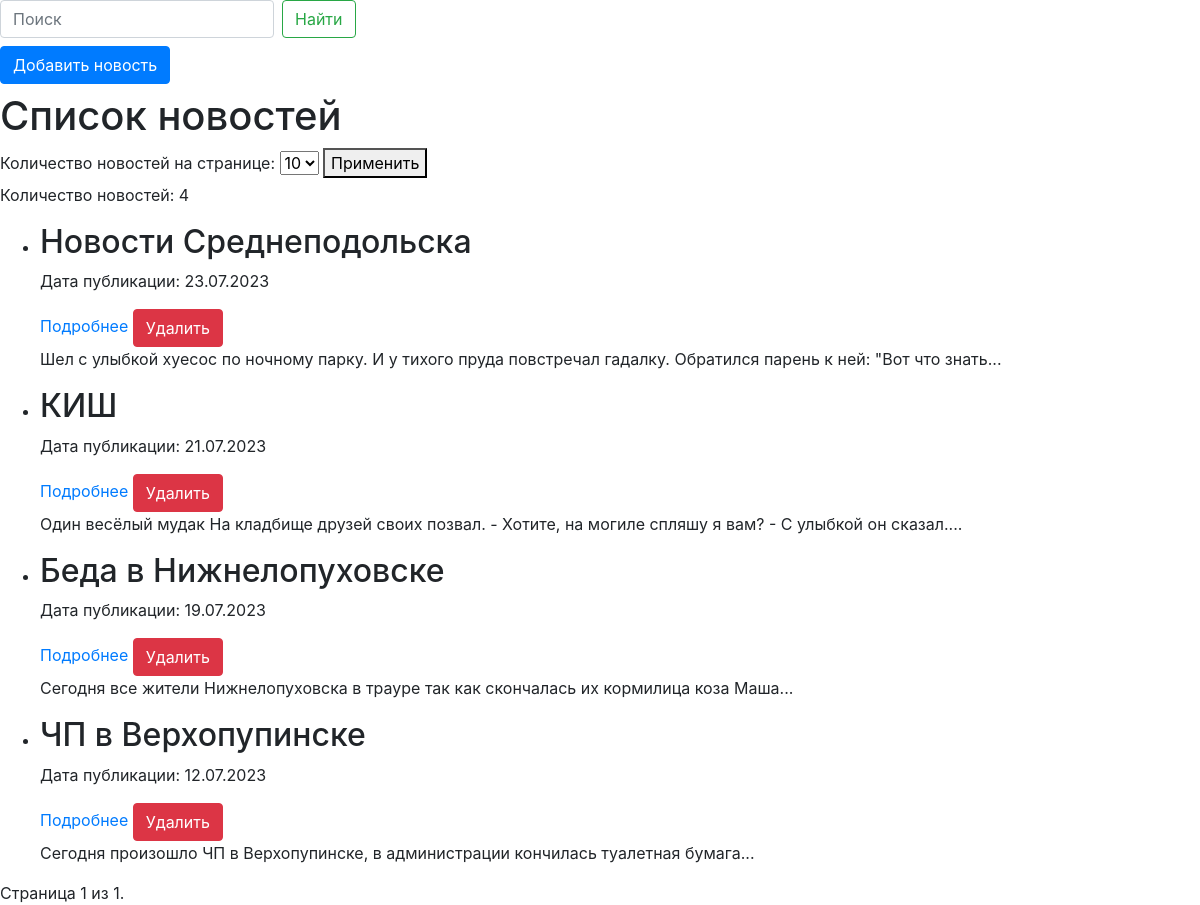
The page /news/ on the database as committed earlier.
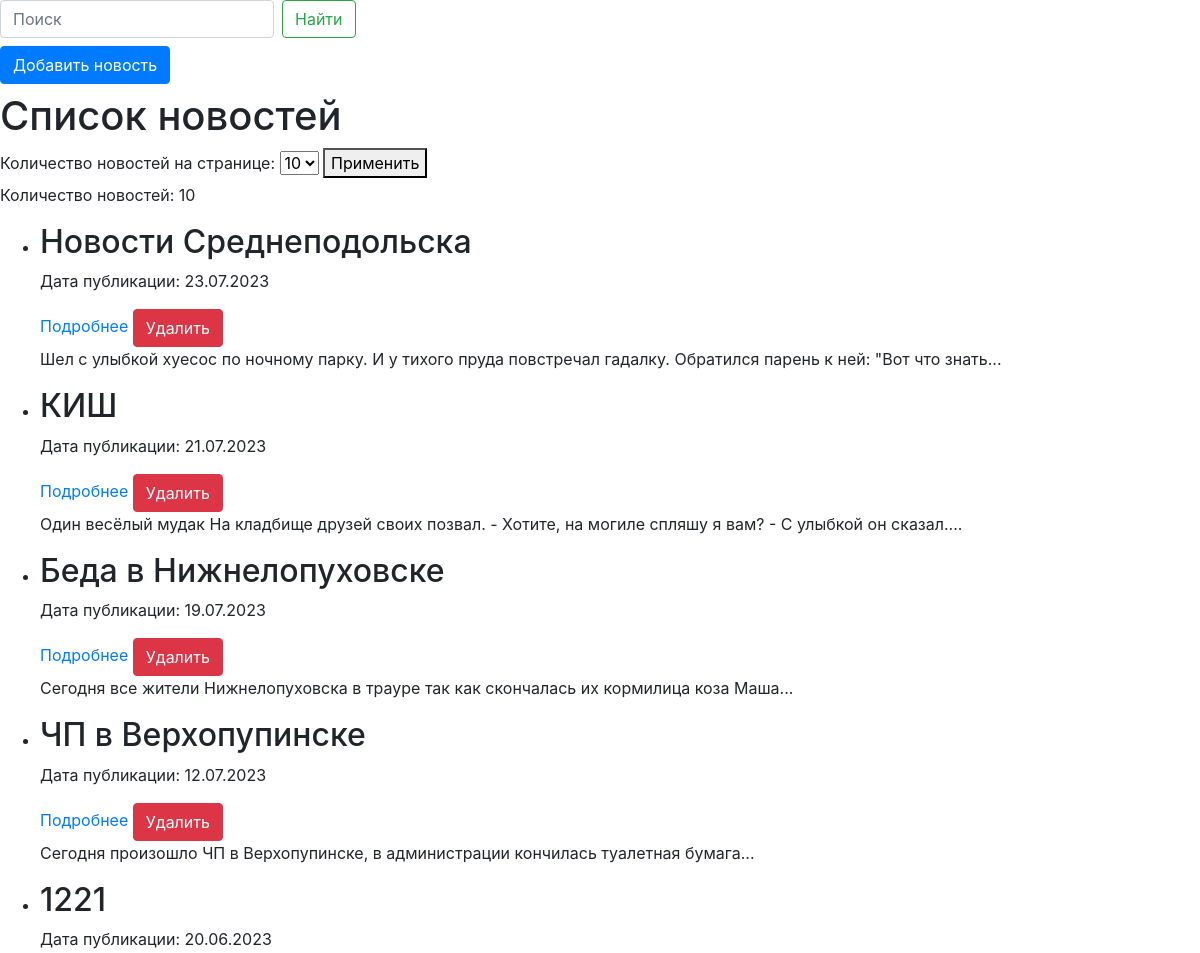
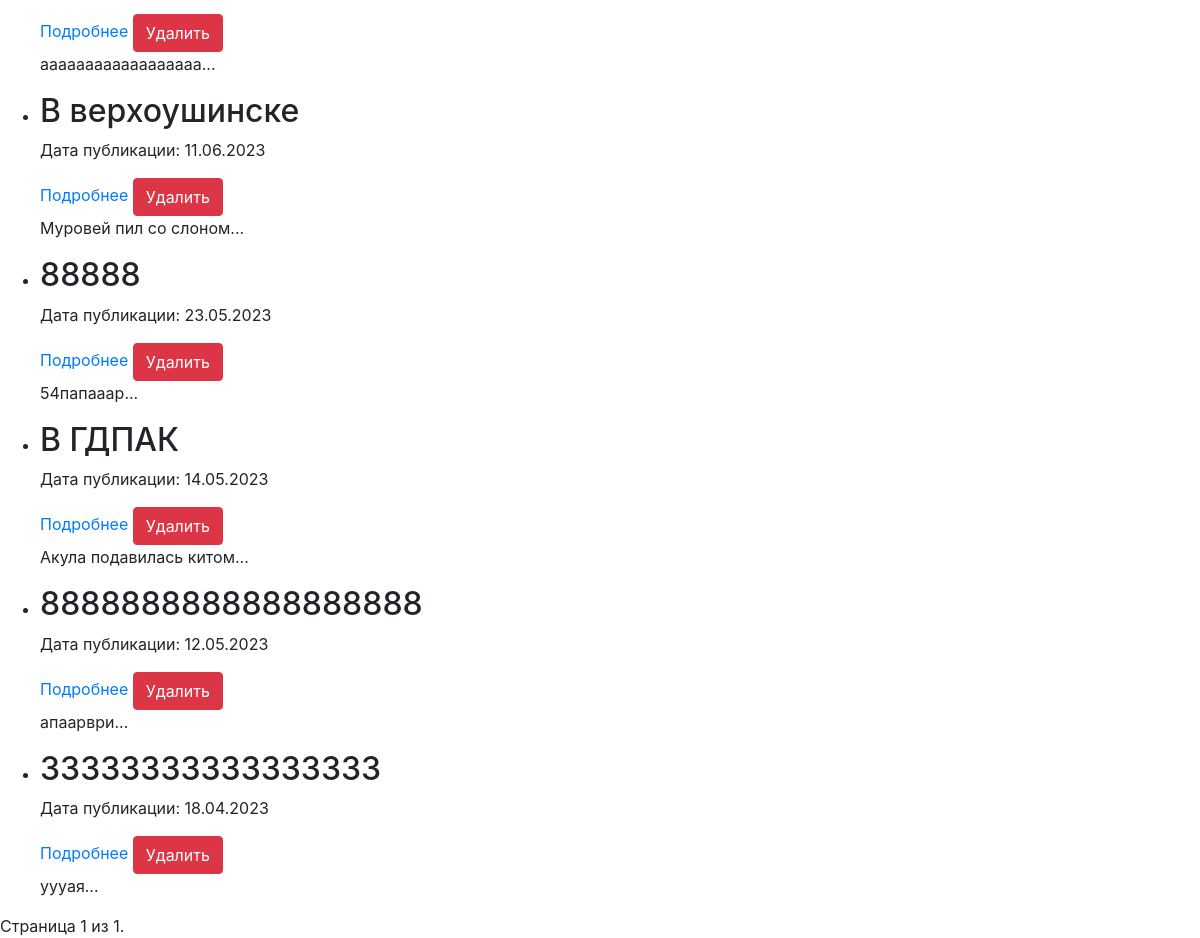
The same page on the database as committed later (2 pictures, top to bottom).
### news/models.py (models this page shows, shortened)
class News(models.Model):
    title = models.CharField(max_length=100)
    text = models.TextField()
    pub_date = models.DateTimeField('date published')
    author = models.ForeignKey(User, on_delete=models.CASCADE, default=None, null=True)
    def get_short_text(self):
        return " ".join(self.text.split()[:20]) + "..."
    def get_formatted_date(self):
        return self.pub_date.strftime("%d.%m.%Y")

### news/views.py (the view)
# urls.py: path('', NewsListView.as_view(), name='news_list'),
class NewsListView(ListView):
    model = News
    template_name = 'news_list.html'
    context_object_name = 'news_list'
    ordering = ['-pub_date']
    paginate_by = 10
    def get_queryset(self):
        queryset = super().get_queryset()
        return queryset.order_by('-pub_date')
    def get_context_data(self, **kwargs):
        context = super().get_context_data(**kwargs)
        count = self.request.GET.get('count', self.paginate_by)
        paginator = Paginator(context['news_list'], count)
        page = self.request.GET.get('page')
        context['news_list'] = paginator.get_page(page)
        context['count'] = int(count)
        return context

### news/templates/news_list.html (shortened to what this page needs)
{% extends 'default.html' %}
{% block content %}
<h1>Список новостей</h1>
<form action="" method="get">
        <label for="count">Количество новостей на странице:</label>
        <select name="count" id="count">
            <option value="10" {% if count == 10 %}selected{% endif %}>10</option>
        </select>
        <button type="submit">Применить</button>
</form>
<p>Количество новостей: {{ news_list.paginator.count }}</p>
<ul>
    {% for news in news_list %}
    <li>
        <h2>{{ news.title }}</h2>
        <p>Дата публикации: {{ news.get_formatted_date }}</p>
        <a href="{% url 'news:news_detail' news.pk %}">Подробнее</a>
        <a href="{% url 'news:delete_news' news.pk %}" class="btn btn-danger">Удалить</a>
        <p>{{ news.get_short_text }}</p>
    </li>
    {% endfor %}
</ul>
<div class="pagination">
        <span class="step-links">
            <span class="current">
                Страница {{ news_list.number }} из {{ news_list.paginator.num_pages }}.
            </span>
        </span>
</div>
{% endblock %}

### news/templates/default.html (shortened to what this page needs)
<!DOCTYPE html>
<html>
<head>
    <link rel="stylesheet" href="https://maxcdn.bootstrapcdn.com/bootstrap/4.5.2/css/bootstrap.min.css">
</head>
<body>
    <div id="content">
        <form action="{% url 'news:search_results' %}" method="get" class="form-inline my-2 my-lg-0">
            <input class="form-control mr-sm-2" type="search" placeholder="Поиск" name="q">
            <button class="btn btn-outline-success my-2 my-sm-0" type="submit">Найти</button>
        </form>
        <a href="{% url 'news:add_news' %}" class="btn btn-primary my-2">Добавить новость</a>
        {% block content %}
        {% endblock %}
    </div>
</body>
</html>

Rows that differ between the two databases and show on the page:
added News: title "1221", get_formatted_date "20.06.2023", get_short_text "аааааааааааааааааа..."
added News: title "В верхоушинске", get_formatted_date "11.06.2023", get_short_text "Муровей пил со слоном..."
added News: title "88888", get_formatted_date "23.05.2023", get_short_text "54папааар..."
added News: title "В ГДПАК", get_formatted_date "14.05.2023", get_short_text "Акула подавилась китом..."
added News: title "8888888888888888888", get_formatted_date "12.05.2023", get_short_text "апаарври..."
added News: title "33333333333333333", get_formatted_date "18.04.2023", get_short_text "уууая..."
Other text that changed with them:
{{ news_list.paginator.count }}: "4" → "10"
